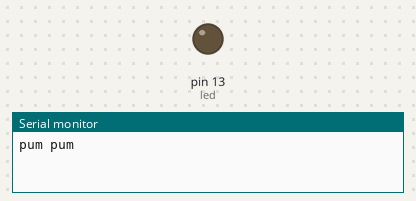
This sketch was run on a simulated Arduino Uno, built with avr-gcc and run on an emulated ATmega328P. On the bench: output pins drawn as LEDs (lit = HIGH), the last lines printed to the serial monitor.

Above: at 1.6 s.
At 5.7 s:
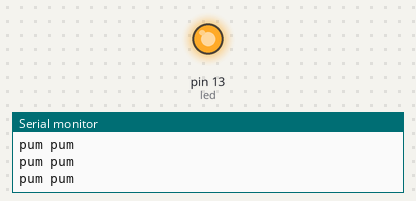
Timing chart, 0 to 6.0 s (numbered marks = the images above):
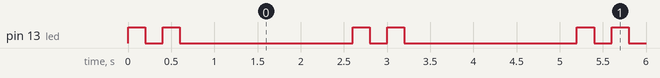

The sketch:

Sistole___diastole.ino
```cpp
word led = 13;
word timer = 200;
void setup()
{
    Serial.begin(9600);
    pinMode(led, OUTPUT);
}

void loop()
{
  Serial.println("pum pum");
    digitalWrite(led, HIGH);
    delay(timer);
    digitalWrite(led, LOW);
    delay(timer);
    digitalWrite(led, HIGH);
    delay(timer);
    digitalWrite(led, LOW);
    delay(2000);
}
```

Measured:
- by itself, pin 13 (led): repeats every 2.6 s: LOW 0.20 s, HIGH 0.20 s, LOW 2.0 s, HIGH 0.20 s
- by itself, everything shown: repeats every 2.6 s, in 4 steps
